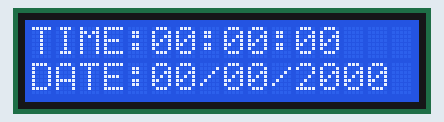
The sketch below on a simulated ESP32. Parts: 16×2 character LCD. WiFi joins after 1.5 s; servers stay silent unless stated; network time is answered at once with the bench clock; the local clock reads 2024-03-15 10:24:30 at power-on unless the sketch sets it; what the sketch prints to the serial monitor is not drawn.

Above: at 0.1 s.
At 1.7 s:
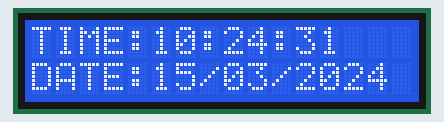
At 6.3 s:
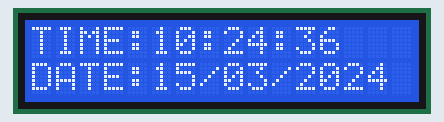
At 10.4 s:
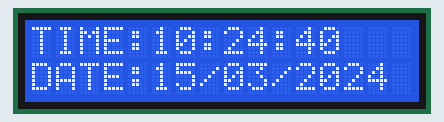
At 20.2 s:
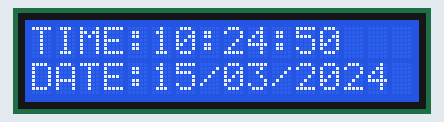
At 38.2 s:
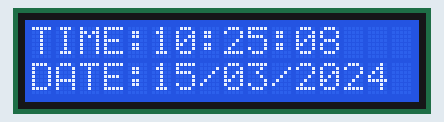

The sketch:

Internet_based_Digital_Clock.ino
```cpp
#include <WiFi.h>
#include <WiFiUdp.h>
#include <NTPClient.h>
#include <TimeLib.h>
#include <LiquidCrystal_I2C.h>
LiquidCrystal_I2C lcd(0x27, 16, 2);


const char *ssid     = "Ramya";
const char *password = "Ramya2001";

WiFiUDP ntpUDP;


NTPClient timeClient(ntpUDP, "asia.pool.ntp.org", 19800, 60000);

char Time[ ] = "TIME:00:00:00";
char Date[ ] = "DATE:00/00/2000";
byte last_second, second_, minute_, hour_, day_, month_;
int year_;
String sTime,sDate ;

void setup() {
  lcd.begin();
  Serial.begin(115200);
  lcd.backlight();
  lcd.setCursor(0, 0);
  lcd.print(Time);
  lcd.setCursor(0, 1);
  lcd.print(Date);

  WiFi.begin(ssid, password);
  Serial.print("Connecting.");

  while ( WiFi.status() != WL_CONNECTED ) {
    delay(500);
    Serial.print(".");
  }
  Serial.println("connected");
  timeClient.begin();
}


void loop() {

  timeClient.update();
  unsigned long unix_epoch = timeClient.getEpochTime();    // Get Unix epoch time from the NTP server

  second_ = second(unix_epoch);
  if (last_second != second_) {


    minute_ = minute(unix_epoch);
    hour_   = hour(unix_epoch);
    day_    = day(unix_epoch);
    month_  = month(unix_epoch);
    year_   = year(unix_epoch);


    Time[12] = second_ % 10 + 48;
    Time[11] = second_ / 10 + 48;
    Time[9]  = minute_ % 10 + 48;
    Time[8]  = minute_ / 10 + 48;
    Time[6]  = hour_   % 10 + 48;
    Time[5]  = hour_   / 10 + 48;


    Date[5]  = day_   / 10 + 48;
    Date[6]  = day_   % 10 + 48;
    Date[8]  = month_  / 10 + 48;
    Date[9]  = month_  % 10 + 48;
    Date[13] = (year_   / 10) % 10 + 48;
    Date[14] = year_   % 10 % 10 + 48;

    Serial.println(Time);
    Serial.println(Date);

    lcd.setCursor(0, 0);
    lcd.print(Time);
    lcd.setCursor(0, 1);
    lcd.print(Date);
    last_second = second_;


  }
  delay(500);
}
```

Measured:
- what the display in image 1 shows lasts 0.5 s, from 1.7 s to 2.2 s
- what the display in image 2 shows lasts 1.0 s, from 6.3 s to 7.3 s
